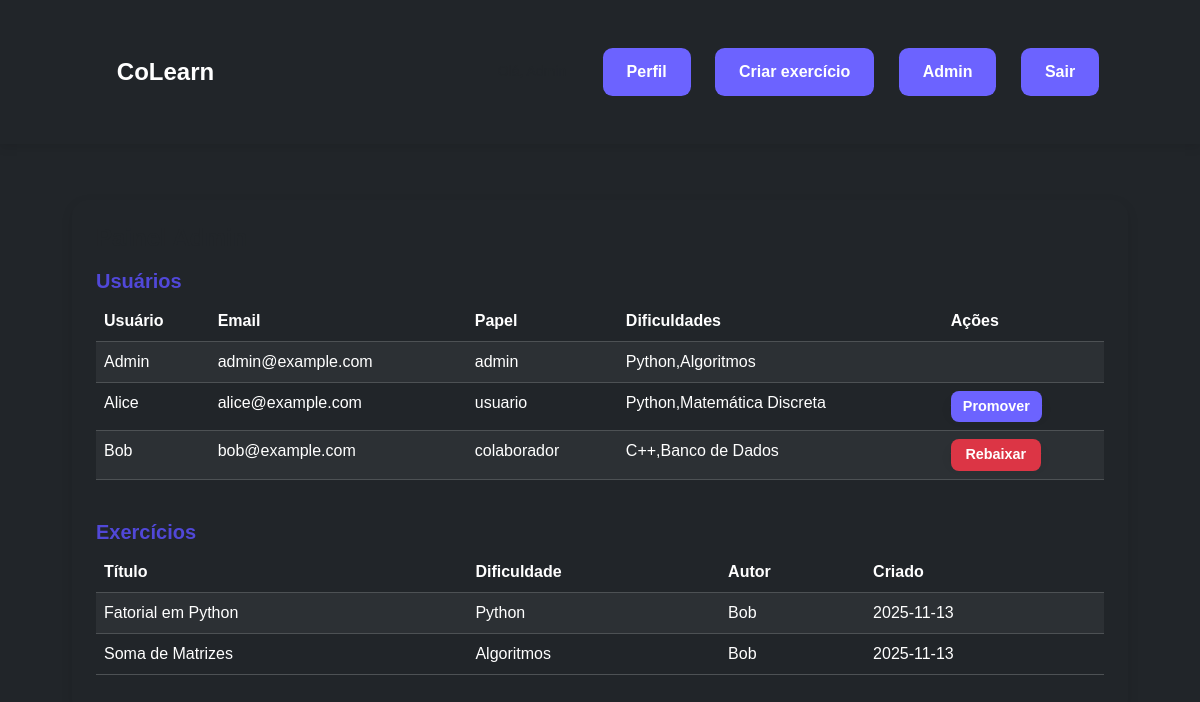
The app's page /admin (signed in) with its own data.
### app/models.py (models this page shows, shortened)
class Usuario(db.Model, UserMixin):
    id = db.Column(db.Integer, primary_key=True)
    username = db.Column(db.String(150), nullable=False)
    email = db.Column(db.String(150), unique=True, nullable=False)
    password = db.Column(db.String(200), nullable=False)
    nivel = db.Column(db.String(50), default='iniciante')
    dificuldades = db.Column(db.Text, default='')
    role = db.Column(db.String(50), default='usuario')
    bio = db.Column(db.Text, default='')
    created_at = db.Column(db.DateTime, default=datetime.utcnow)

class Exercicio(db.Model):
    id = db.Column(db.Integer, primary_key=True)
    titulo = db.Column(db.String(200), nullable=False)
    descricao = db.Column(db.Text, nullable=False)
    dificuldade = db.Column(db.String(50), nullable=False)
    autor_id = db.Column(db.Integer, db.ForeignKey('usuario.id'))
    autor = db.relationship('Usuario', backref='exercicios')
    created_at = db.Column(db.DateTime, default=datetime.utcnow)

### app/routes.py (the view)
@bp.route('/admin')
@login_required
def admin_dashboard():
    if current_user.role != 'admin':
        flash('Acesso admin requerido.', 'danger')
        return redirect(url_for('main.dashboard'))
    usuarios = Usuario.query.order_by(Usuario.created_at.desc()).all()
    exercicios = Exercicio.query.order_by(Exercicio.created_at.desc()).all()
    return render_template('admin_dashboard.html', usuarios=usuarios, exercicios=exercicios)

### app/__init__.py (called while the page is built)
@login_manager.user_loader
def load_user(user_id):
    return Usuario.query.get(int(user_id))

### app/templates/admin_dashboard.html
{% extends 'base.html' %}
{% block content %}
<h4 style="color:var(--roxo)">Painel Admin</h4>
<h5 class="mt-3">Usuários</h5>
<div class="table-responsive">
  <table class="table table-dark table-striped">
    <thead><tr><th>Usuário</th><th>Email</th><th>Papel</th><th>Dificuldades</th><th>Ações</th></tr></thead>
    <tbody>
      {% for u in usuarios %}
      <tr>
        <td>{{ u.username }}</td>
        <td>{{ u.email }}</td>
        <td>{{ u.role }}</td>
        <td>{{ u.dificuldades or '—' }}</td>
        <td>
          {% if u.id != current_user.id %}
         <form method="POST" action="{{ url_for('main.admin_toggle_role', user_id=u.id) }}" class="inline-form">
          <button type="submit" class="btn-action {% if u.role == 'usuario' %}promover{% else %}rebaixar{% endif %}">
            {% if u.role == 'usuario' %}Promover{% else %}Rebaixar{% endif %}
          </button>
        </form>
          {% endif %}
        </td>
      </tr>
      {% endfor %}
    </tbody>
  </table>
</div>
<h5 class="mt-4">Exercícios</h5>
<div class="table-responsive">
  <table class="table table-dark table-striped">
    <thead><tr><th>Título</th><th>Dificuldade</th><th>Autor</th><th>Criado</th></tr></thead>
    <tbody>
      {% for e in exercicios %}
      <tr>
        <td>{{ e.titulo }}</td>
        <td>{{ e.dificuldade }}</td>
        <td>{{ e.autor.username if e.autor else '—' }}</td>
        <td>{{ e.created_at.strftime('%Y-%m-%d') }}</td>
      </tr>
      {% endfor %}
    </tbody>
  </table>
</div>
{% endblock %}

### app/templates/base.html (shortened to what this page needs)
<!doctype html>
<html lang="pt-br">
<head>
  <link href="https://cdn.jsdelivr.net/npm/bootstrap@5.3.2/dist/css/bootstrap.min.css" rel="stylesheet">
  <link rel="stylesheet" href="{{ url_for('static', filename='style.css') }}">
</head>
<body class="bg-dark text-light">
<nav class="navbar navbar-dark bg-transparent py-3">
  <div class="container">
    <a class="navbar-brand fs-4" href="{{ url_for('main.dashboard') }}">CoLearn</a>
    <div>
      {% if current_user.is_authenticated %}
        <span class="me-3 small text-muted">Olá, {{ current_user.username }}</span>
        <a class="btn btn-sm btn-outline-light me-1" href="{{ url_for('main.editar_perfil') }}">Perfil</a>
        {% if current_user.role in ['colaborador','admin'] %}
          <a class="btn btn-sm btn-outline-light me-1" href="{{ url_for('main.criar_exercicio') }}">Criar exercício</a>
        {% endif %}
        {% if current_user.role == 'admin' %}
          <a class="btn btn-sm btn-warning me-1" href="{{ url_for('main.admin_dashboard') }}">Admin</a>
        {% endif %}
        <a class="btn btn-sm btn-outline-light" href="{{ url_for('main.logout') }}">Sair</a>
      {% else %}
        <a class="btn btn-sm btn-outline-light me-2" href="{{ url_for('main.login') }}">Entrar</a>
        <a class="btn btn-sm btn-primary" href="{{ url_for('main.cadastro') }}">Cadastre-se</a>
      {% endif %}
    </div>
  </div>
</nav>
<main class="container py-4" style="max-width:1100px">
  <div class="card bg-transparent border-0">
    <div class="card-body p-0">
      {% block content %}{% endblock %}
    </div>
  </div>
</main>
</body>
</html>

### app/static/style.css (style rules this page uses)
:root { --primary: #6c63ff; --primary-dark: #5148d8; --secondary: #b39ddb; --accent: #9c27b0; --background: #f5f5fa; --card-bg: #ffffff; --text: #2c2c34; --text-light: #666; --shadow: rgba(0, 0, 0, 0.1); }
body { margin: 0; font-family: 'Poppins', sans-serif; background-color: var(--background); color: var(--text); display: flex; flex-direction: column; min-height: 100vh; }
main { flex: 1; }
.navbar { background-color: var(--primary); color: #fff; padding: 1rem 2rem; display: flex; justify-content: space-between; align-items: center; box-shadow: 0 3px 10px var(--shadow); }
.navbar a { color: #fff; text-decoration: none; font-weight: 600; margin-left: 1rem; transition: color 0.3s; }
.container { max-width: 1100px; width: 90%; margin: 2rem auto; }
.card { background: var(--card-bg); border-radius: 1rem; padding: 1.5rem; box-shadow: 0 4px 12px var(--shadow); transition: transform 0.2s ease, box-shadow 0.3s ease; }
h1, h2, h3, h4, h5 { color: var(--primary-dark); font-weight: 600; }
form { background: var(--card-bg); padding: 2rem; border-radius: 1rem; box-shadow: 0 4px 12px var(--shadow); width: 100%; max-width: 600px; margin: 2rem auto; text-align: center; }
button, .btn { background-color: var(--primary); color: #fff; border: none; padding: 0.75rem 1.5rem; border-radius: 0.6rem; font-size: 1rem; font-weight: 500; cursor: pointer; transition: background-color 0.3s, transform 0.1s; }
button { background: var(--primary); color: #fff; font-weight: 600; border: none; border-radius: 10px; padding: 10px 25px; cursor: pointer; transition: background 0.2s ease, transform 0.1s; width: 50%; }
.btn-action { padding: 6px 14px; border-radius: 8px; font-size: 0.9rem; font-weight: 600; min-width: 90px; width: auto; border: none !important; outline: none !important; box-shadow: none !important; background-clip: padding-box; cursor: pointer; color: #fff; background-color: var(--primary); -webkit-appearance: none; -moz-appearance: none; appearance: none; transition: background-color 0.2s, transform 0.1s; }
.btn-action.promover { background-color: var(--primary); }
.btn-action.rebaixar { background-color: #dc3545; }
form.inline-form { display: inline; margin: 0; padding: 0; border: none; outline: none; }
form.inline-form button { margin: 0; padding: 5px 12px; border: none; outline: none; cursor: pointer; border-radius: 8px; }

### records on screen
Usuario: username "Admin", email "admin@example.com", role "admin", dificuldades "Python,Algoritmos"
Usuario: username "Alice", email "alice@example.com", role "usuario", dificuldades "Python,Matemática Discreta", shows "Promover"
Usuario: username "Bob", email "bob@example.com", role "colaborador", dificuldades "C++,Banco de Dados", shows "Rebaixar"
Exercicio: titulo "Fatorial em Python", dificuldade "Python", autor "Bob", created_at "2025-11-13"
Exercicio: titulo "Soma de Matrizes", dificuldade "Algoritmos", autor "Bob", created_at "2025-11-13"
